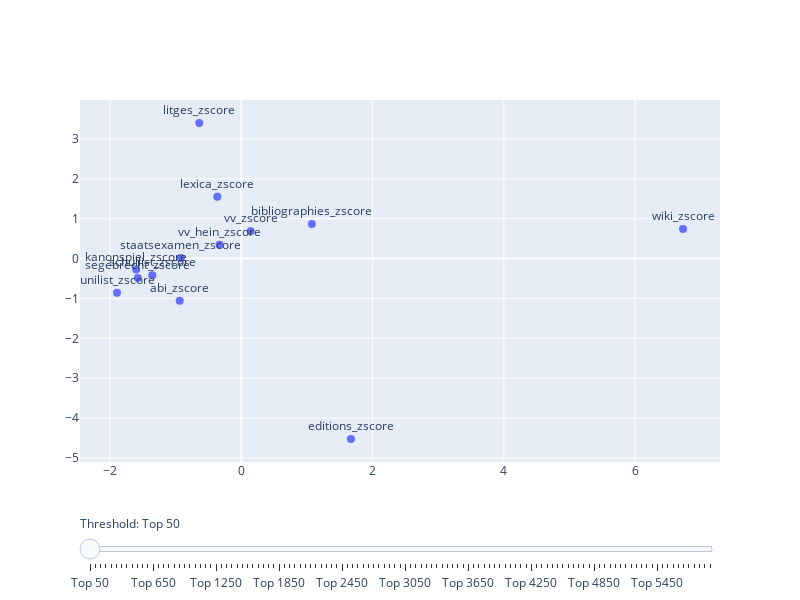

Notebook cell for this chart:
### Code cell
thresholds = range(50, 6000, 50)

fig = go.Figure()

# add a scatter trace for each threshold
for i, t in enumerate(thresholds):
    filtered = (
        data
        .query(f"canonicity_score_rank <= {t}")
        [[x+'_zscore' for x in all_indicator_dict.keys()]]
        .apply(zscore)
        # .pipe(anonymize)
        .T
    )    
    components = PCA(n_components=2).fit_transform(filtered)
    
    fig.add_trace(go.Scatter(
        x=components[:, 0],
        y=components[:, 1],
        mode='markers+text',
        text=filtered.index,
        textposition='top center',
        marker=dict(size=8),
        name=f'Top {t}',
        visible=(i==0)  # only show the first initially
    ))

# create slider steps: each step makes only one trace visible
steps = []
for i, t in enumerate(thresholds):
    step = dict(
        method='update',
        args=[{'visible': [j == i for j in range(len(thresholds))]}],
        label=f'Top {t}'
    )
    steps.append(step)

# add slider
sliders = [dict(
    active=0,
    currentvalue={"prefix": "Threshold: "},
    pad={"t": 50},
    steps=steps
)]

fig.update_layout(
    sliders=sliders,
    showlegend=False,
    width=800,
    height=600
)

fig.show()
